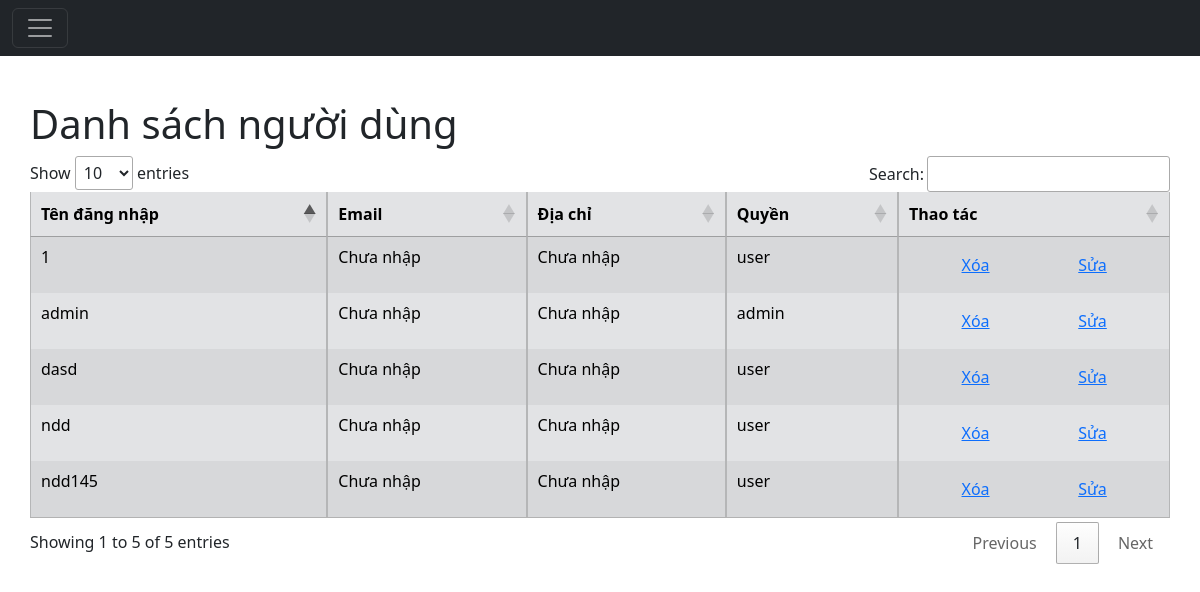
The app's page /admin/Pages/ListUsers.php with its own data.
### tables this page shows
CREATE TABLE `users` (
  `name` varchar(25) NOT NULL,
  `pass` varchar(255) NOT NULL,
  `email` varchar(255) DEFAULT NULL,
  `address` varchar(200) DEFAULT NULL,
  `role` tinyint(1) NOT NULL DEFAULT 0
);

### admin/Includes/linkAdmin.php (called while the page is built, shortened)
<?php
$linkBE = "../Includes/BE/";
?>

### admin/Pages/ListUsers.php (the view, shortened to what this page needs)
<!doctype html>
<html lang="en" >
  <head>
  </head>
  <body>
  <?php
  include("./MenuAdmin.php");
  ?>
  <div class="content" style="padding: 100px 30px;">
    <h1>Danh sách người dùng</h1>
    <?php
    $sql =  "SELECT * FROM users";
    $result = $connect->query($sql);
    $ListUsers = [];
    while($row =  mysqli_fetch_array($result,MYSQLI_ASSOC)){
            $ListUsers[] = array(
                'name' => $row['name'],
                'address' => $row['address'],
                'role' => $row['role'],
            );
    }
    ?>
    <table id="danhsach" class = "table table-striped table-hover table-secondary table-bordered table-hover">
      <thead>
        <tr>
          <th>Tên đăng nhập</th>
          <th>Email</th>
          <th>Địa chỉ</th>
          <th>Quyền</th>
          <th>Thao tác</th>
        </tr>
      </thead>
      <tbody>
        <?php
          foreach($ListUsers as $user): ?>
            <tr>
              <td><?= $user['name'] ?></td>
              <td><?= ($user['address'] == NULL? 'Chưa nhập' : 'Đã nhập') ?></td>
              <td><?= ($user['address'] == NULL? 'Chưa nhập' : $user['address']) ?></td>
              <td><?= ($user['role'] ? 'admin' : 'user') ?></td>
              <td>
                <div class="container text-center">
                  <div class="row gx-2">
                    <div class="col">
                    <div class="p-2"><a href=<?=$linkBE."DeleteSQL.php?key=name&table=users&datakey=".$user['name']?>>Xóa</a></div>
                    </div>
                    <div class="col">
                    <div class="p-2"><a href="">Sửa</a></div>
                    </div>
                  </div>
                </div>
              </td>
            </tr>
          <?php endforeach;
        ?>
      </tbody>
    </table>
  </div>
</body>
</html>

### records on screen
users: name "admin", shows "Chưa nhập", role "admin"
users: name "dasd", shows "Chưa nhập", role "user"
users: name "ndd", shows "Chưa nhập", role "user"
users: name "ndd145", shows "Chưa nhập", role "user"

### other values on screen
$user['name'] "1"
